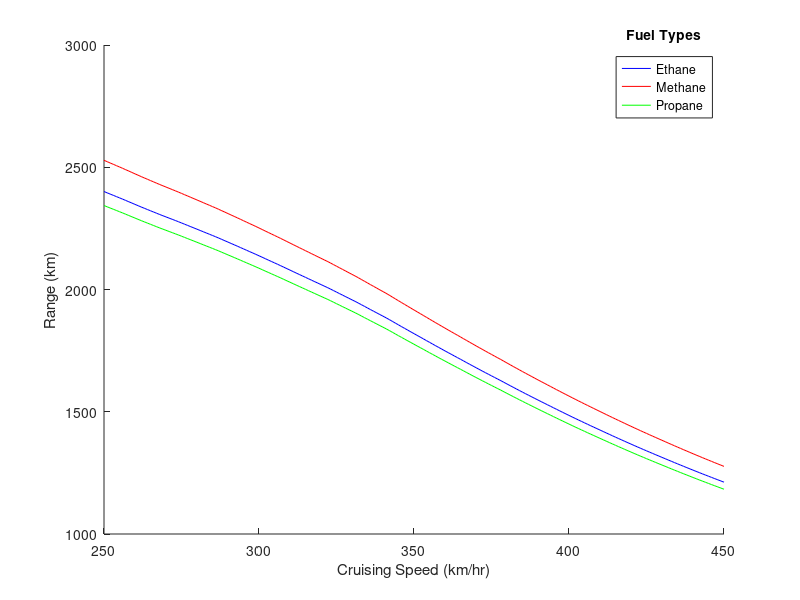

Here is the MATLAB script that generated this plot:
clc;clear;close all

m_aircraft = 1600;              % kg; mass of aircraft without fuel & equipment
eff_actual_cycle = 0.430218;    % efficiency of actual cycle
m_fuel = 400;                   % kg; mass of fuel

H_ethane = 47484;               % kJ/kg; heating value for ethane
M_mass_ethane = 30.070;         % g/mol; molecular mass of ethane
carbon_atoms_ethane = 2;        % # of carbon atoms in methanes chemical formula

H_methane = 50010;              % kJ/kg; heating value for methane
M_mass_methane = 16.043;        % g/mol; molecular mass of methane
carbon_atoms_methane = 1;        % # of carbon atoms in methanes chemical formula

H_propane = 46352;              % kJ/kg; heating value for propane
M_mass_propane = 44.094;        % g/mol; molecular mass of propane
carbon_atoms_propane = 3;        % # of carbon atoms in methanes chemical formula

H = [H_ethane H_methane H_propane];
M_mass_co2 = 44.0095;           % g/mol; molar mass of carbon dioxide
g = 9.8;                        % m/s^2
v = (250:450);                  % km/hr; cruising speed of drone
rho_air = 1.007;                % kg/m^3; density of air at 2000 m altitude
A = 10;                         % m^2; planform area of UAV wing

load coefficients_chart
alpha = coefficients_chart(:,1);   % selects every value in the column for angle of attack alpha
C_L = coefficients_chart(:,2);     % selects every value in the column for coeff of lift
C_D = coefficients_chart(:,3);     % selects every value in the column for coeff of drag

for i = 1:length(H)
    Q_released = m_fuel*(H(i)*1000);        % J; or kg*m^2/s^2; amount of energy from combustion
    lift = (m_fuel + m_aircraft)*g;             % Newtons; or kg*m/s^2
    
    for j = 1:length(v)
        coeff_L(i,j) = (2*lift)/(rho_air*A*(v(j)/3.6).^(2));  % units cancel - checked;
        alpha_actual(i,j) = interp1(C_L,alpha,coeff_L(i,j));    % degrees; corresponds to the alpha for the given C_L in the table
        coeff_D(i,j) = interp1(alpha,C_D,alpha_actual(i,j));    % corresponds to the C_D for the given alpha in the table
        drag(i,j) = 0.5*rho_air*A*(v(j)^2)*coeff_D(i,j);        % Newtons; or kg*m/s^2
        range(i,j) = ((Q_released*eff_actual_cycle)./drag(i,j))/1000;  % kilometers
    end
end

moles_ethane = m_fuel/M_mass_ethane;    %   calculates moles of ethane from given am't of fuel
moles_co2_ethane = moles_ethane*(carbon_atoms_ethane);   %  calculates moles of co2 using ratio
emissions_ethane = (moles_co2_ethane*M_mass_co2)/1000;   %   kg; carbon dioxide emissions

moles_methane = m_fuel/M_mass_methane;    %   calculates moles of methane from given am't of fuel
moles_co2_methane = moles_methane*(carbon_atoms_methane);   %  calculates moles of co2 using ratio
emissions_methane = (moles_co2_methane*M_mass_co2)/1000;   %   kg; carbon dioxide emissions

moles_propane = m_fuel/M_mass_propane;    %   calculates moles of propane from given am't of fuel
moles_co2_propane = moles_propane*(carbon_atoms_propane);   %  calculates moles of co2 using ratio
emissions_propane = (moles_co2_propane*M_mass_co2)/1000;   %   kg; carbon dioxide emissions

hold on
plot(v,range(1,:),'b')  %   plotted seperately only so i could choose the colors
plot(v,range(2,:),'r')  %   could be plotted easier with plot(v,range)
plot(v,range(3,:),'g')
% title('UAV Range w.r.t its Cruising Speed and Fuel Type')
xlabel('Cruising Speed (km/hr)')
ylabel('Range (km)')
legend('Ethane','Methane','Propane')
leg = legend('show');       %   adds a title to the legend
title(leg,'Fuel Types')     %   adds a title to the legend
